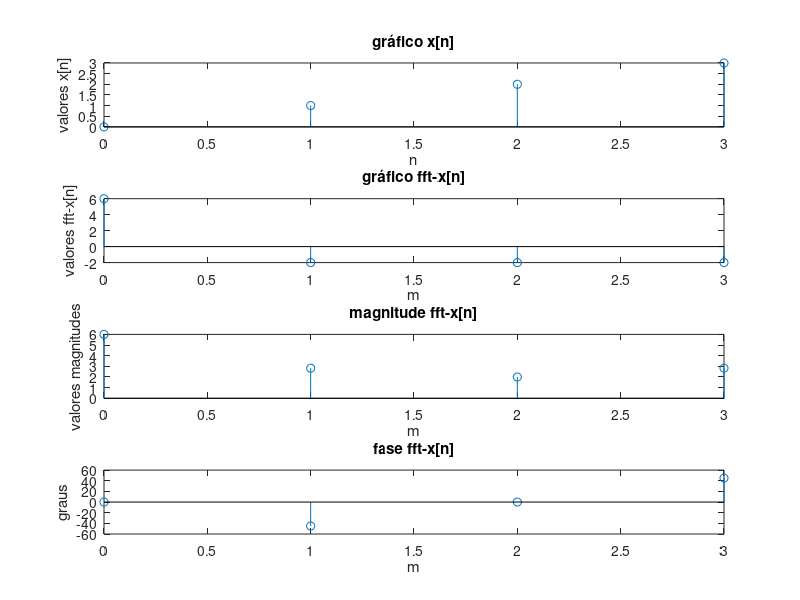

MATLAB code for this plot:

x_n = [0 1 2 3]
n_1 = 0:1:3

subplot(411)
stem(n_1,x_n)
xlabel (sprintf ("n"));
ylabel (sprintf ("valores x[n]"));
title (sprintf ("gráfico x[n]"));

fft_x_n = fft(x_n,4)

subplot(412)
stem(n_1,fft_x_n)
xlabel (sprintf ("m"));
ylabel (sprintf ("valores fft-x[n]"));
title (sprintf ("gráfico fft-x[n]"));

magnitude_fft = abs(fft_x_n)

subplot(413)
stem(n_1,magnitude_fft)
xlabel (sprintf ("m"));
ylabel (sprintf ("valores magnitudes"));
title (sprintf ("magnitude fft-x[n]"));

fase_fft = atand(imag(fft_x_n)./real(fft_x_n))

subplot(414)
stem(n_1,fase_fft)
xlabel (sprintf ("m"));
ylabel (sprintf ("graus"));
title (sprintf ("fase fft-x[n]"));
